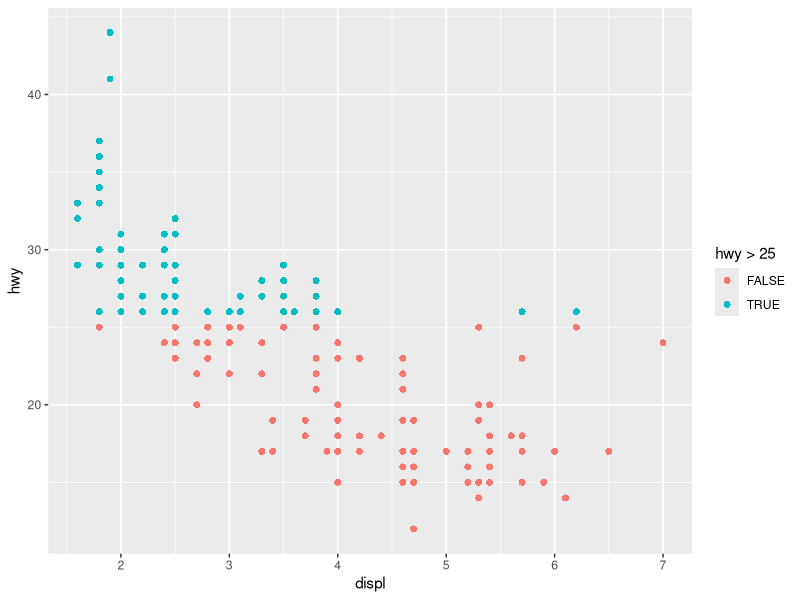
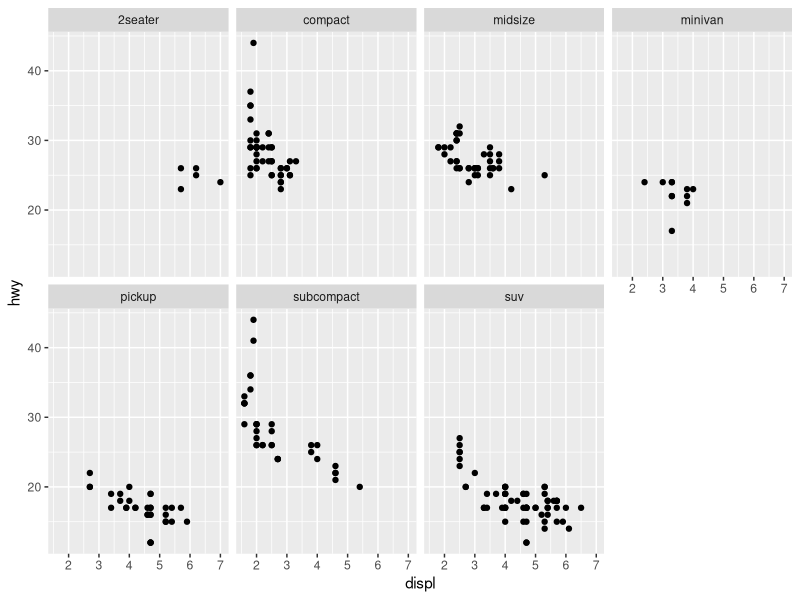
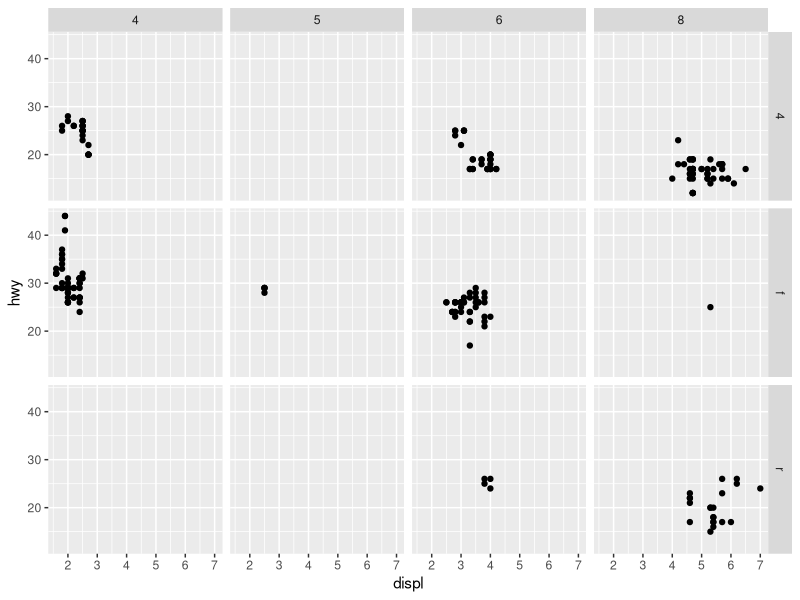
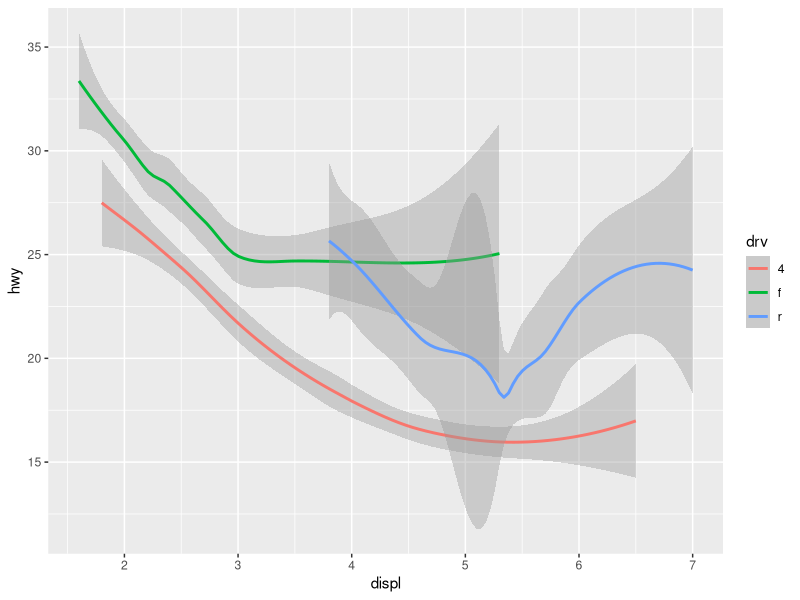
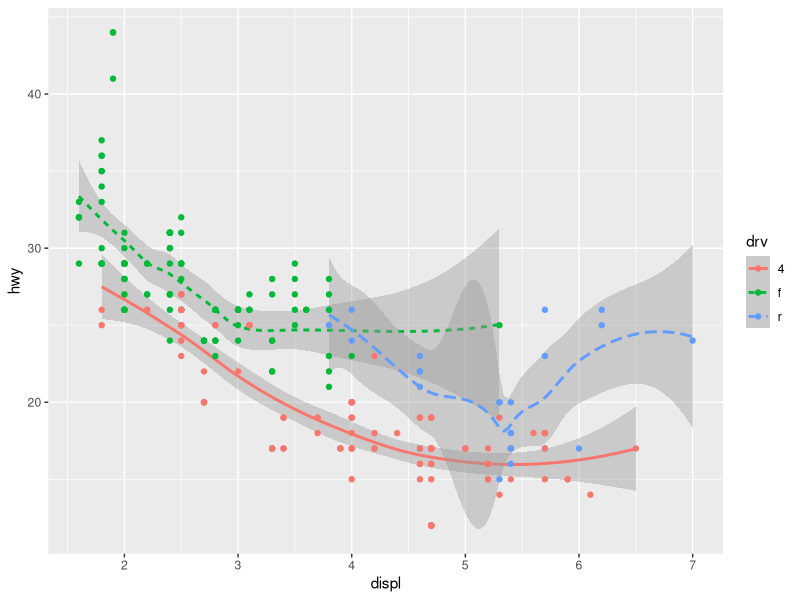
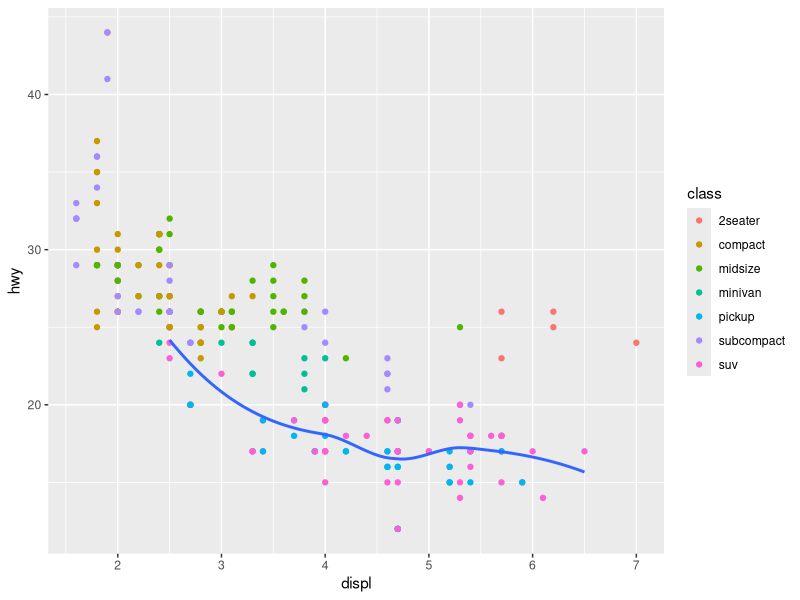
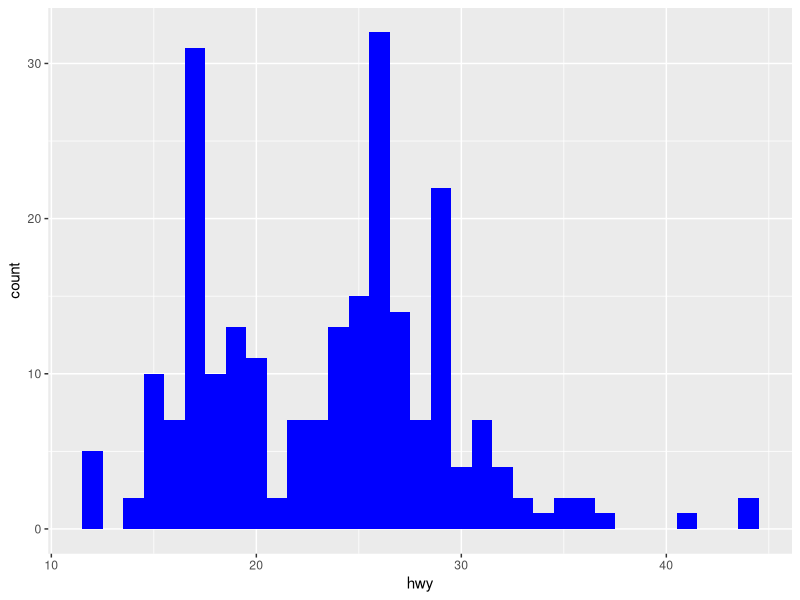
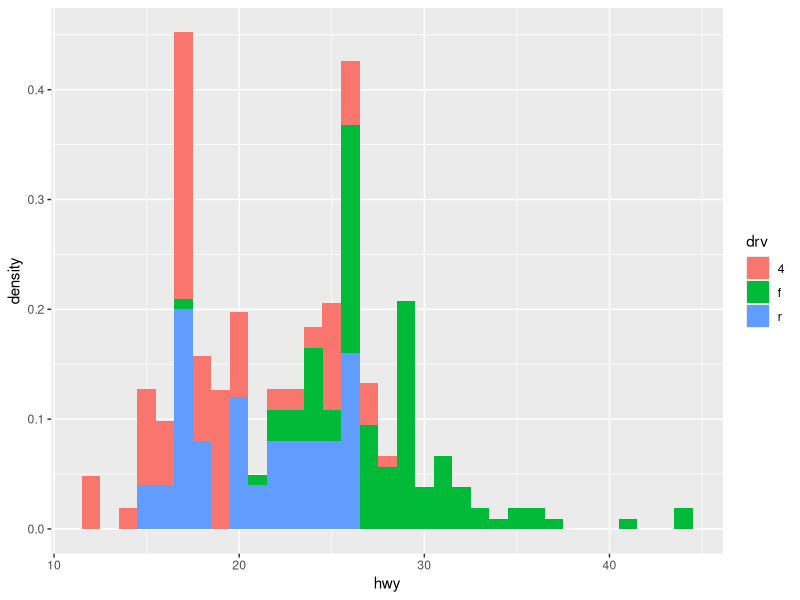

The R source for these figures, in order:

# 3 Data visualisation ----------------------------------------------------

library(tidyverse)
ggplot(data = mpg) +
  geom_point(mapping = aes(x = displ, y = hwy, colour = hwy > 25), shape = 16, size = 2)

ggplot(data = mpg) +
  geom_point(mapping = aes(x = displ, y = hwy)) +
  facet_wrap(~ class, nrow = 2)

ggplot(data = mpg) +
  geom_point(mapping = aes(x = displ, y = hwy)) +
  facet_grid(drv ~ cyl)

ggplot(data = mpg) +
  geom_smooth(mapping = aes(x = displ, y = hwy, group = drv, colour = drv))

ggplot(data = mpg, mapping = aes(x = displ, y = hwy)) +
  geom_smooth(mapping = aes(linetype = drv, colour = drv)) +
  geom_point(mapping = aes(colour = drv))

ggplot(data = mpg, mapping = aes(x = displ, y = hwy)) +
  geom_point(mapping = aes(colour = class)) +
  geom_smooth(data = filter(mpg, class == "suv"), se = FALSE)


ggplot(data = mpg, mapping = aes(x = hwy)) +
  geom_histogram(binwidth = 1, fill = "blue")

ggplot(data = mpg, mapping = aes(x = hwy, y = ..density..)) +
  geom_histogram(binwidth = 1, mapping = aes(fill = drv))

ggplot(data = mpg, mapping = aes(x = hwy, y = ..density..)) +
  geom_freqpoly(binwidth = 3, mapping = aes(colour = drv))

ggplot(data = mpg, mapping = aes(x = class, y = hwy)) +
  geom_boxplot(mapping = aes(colour = class), outlier.shape = 3) +
  coord_flip()

ggplot(data = mpg, mapping = aes(x = displ, y = hwy)) +
  geom_line() +
  geom_point()
  

# Exercise 3.6.1 ----------------------------------------------------------

ggplot(data = mpg, mapping = aes(x = displ, y = hwy)) +
  geom_point(size = 3) +
  geom_smooth(colour = "blue", se = F)

ggplot(data = mpg, mapping = aes(x = displ, y = hwy)) +
  geom_point(size = 3) +
  geom_smooth(mapping = aes(group = drv), colour = "blue", se = F)

ggplot(data = mpg, mapping = aes(x = displ, y = hwy)) +
  geom_point(mapping = aes(colour = drv), size = 3) +
  geom_smooth(mapping = aes(colour = drv), se = F)

ggplot(data = mpg, mapping = aes(x = displ, y = hwy)) +
  geom_point(mapping = aes(colour = drv), size = 3) +
  geom_smooth(colour = "blue", se = F)

ggplot(data = mpg, mapping = aes(x = displ, y = hwy)) +
  geom_point(mapping = aes(colour = drv), size = 3) +
  geom_smooth(mapping = aes(linetype = drv), colour = "blue", se = F)

ggplot(data = mpg, mapping = aes(x = displ, y = hwy)) +
  geom_point(mapping = aes(fill = drv), size = 3, shape = 21, colour = "white", stroke = 3)


# 3.7 Statistical transformations -----------------------------------------

ggplot(data = diamonds) +
  geom_bar(mapping = aes(x = cut))

demo <- tribble(
  ~cut,         ~freq,
  "Fair",       1610,
  "Good",       4906,
  "Very Good",  12082,
  "Premium",    13791,
  "Ideal",      21551
)
ggplot(data = demo) +
  geom_bar(stat = "identity", mapping = aes(x = cut, y = freq))

ggplot(data = demo) +
  geom_col(mapping = aes(x = cut, y = freq))

ggplot(data = diamonds) +
  stat_summary(mapping = aes(x = cut, y = depth), 
               fun.ymax = max, 
               fun.ymin = min, 
               fun.y = median
               )

ggplot(data = diamonds) + 
  geom_bar(mapping = aes(x = cut, y = ..prop.., group = 1))


# 3.8 Position adjustments ------------------------------------------------

ggplot(data = diamonds) +
  geom_bar(mapping = aes(x = cut, fill = clarity))

ggplot(data = diamonds) +
  geom_bar(mapping = aes(x = cut, fill = clarity), position = "identity")

ggplot(data = diamonds) +
  geom_bar(mapping = aes(x = cut, colour = clarity), position = "identity", fill = NA)

ggplot(data = diamonds) +
  geom_bar(mapping = aes(x = cut, fill = clarity), position = "fill")

ggplot(data = diamonds) +
  geom_bar(mapping = aes(x = cut, fill = clarity), position = "dodge")

ggplot(data = mpg) +
  geom_point(mapping = aes(x = displ, y = hwy), position = "jitter")


# 3.8.1 Exercises ---------------------------------------------------------

ggplot(data = mpg) +
  geom_count(mapping = aes(x = displ, y = hwy))

ggplot(data = mpg) +
  geom_jitter(mapping = aes(x = displ, y = hwy))

ggplot(data = mpg) +
  geom_boxplot(mapping = aes(x = class, y = hwy, fill = drv), position = "dodge")

ggplot(data = mpg) +
  geom_boxplot(mapping = aes(x = class, y = hwy, fill = drv), position = "identity")


# 3.9 Coordinate systems --------------------------------------------------

ggplot(data = mpg) +
  geom_boxplot(mapping = aes(x = class, y = hwy)) +
  coord_flip()

library(maps)
nz <- map_data("nz")
ggplot(data = nz, aes(x = long, y = lat, group = group)) +
  geom_polygon(fill = "white", colour = "black") +
  coord_quickmap()

bar <- ggplot(data = diamonds) +
  geom_bar(mapping = aes(x = cut, fill = cut), 
           show.legend = F, 
           width = 1
           ) +
  theme(aspect.ratio = 1) +
  labs(x = NULL, y = NULL)
bar + coord_flip()
bar + coord_polar()


# 3.9.1 Exercises ---------------------------------------------------------

ggplot(data = diamonds) +
  geom_bar(mapping = aes(x = cut, fill = clarity), position = "fill") +
  coord_polar()

ggplot(data = mpg, mapping = aes(x = cty, y = hwy)) +
  geom_point() + 
  geom_abline() +
  coord_fixed()